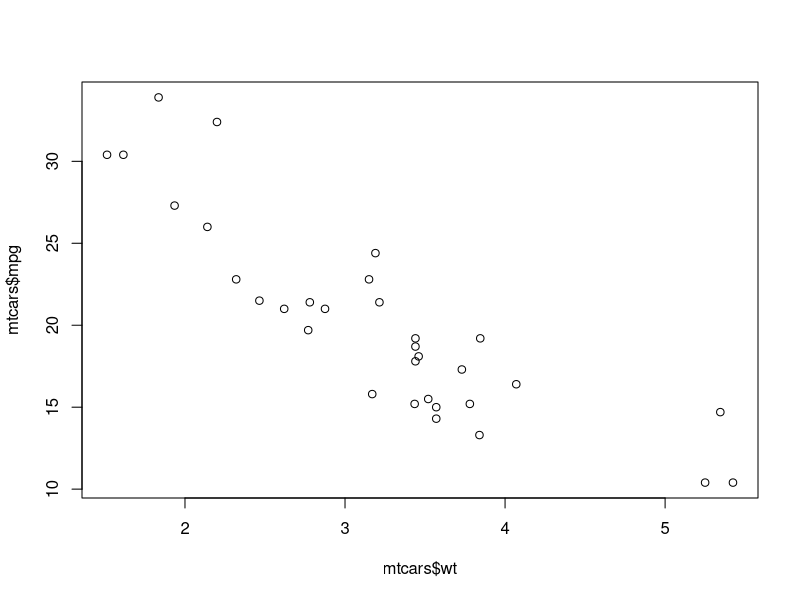

Recreate this plot in R.
# view the first few rows of mtcars dataset
head(mtcars)

# calculate the average mpg among all cars, save it as a variable
mean_mpg <- mean(mtcars$mpg)

# print the mean mpg
mean_mpg

# plot wt vs mpg
plot(mtcars$wt, mtcars$mpg)

#this is a comment